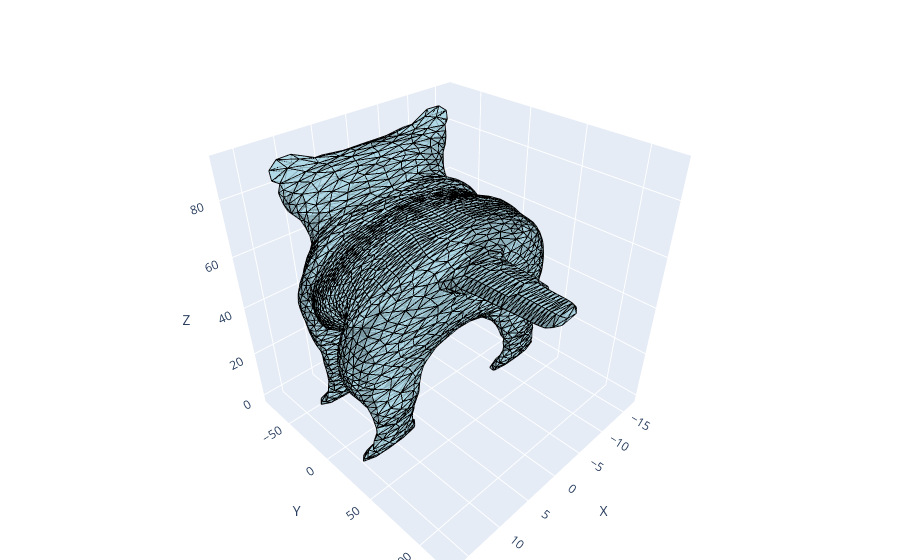

Here is the notebook cell this chart was saved with:
### Code cell
fig = plot_mesh(V,F)
fig.show()

### Figure 1 — Plotly figure (JSON) as saved in the notebook; plotly's stock layout.template omitted (floating-point values rounded to 4 significant figures; data arrays with more than 128 entries replaced by an {"elided": "..."} marker saying what was removed)
{"data": [{"color": "lightblue", "flatshading": true, "i": {"elided": "5000 int values"}, "j": {"elided": "5000 int values"}, "k": {"elided": "5000 int values"}, "name": "Faces", "opacity": 0.8, "x": {"elided": "2503 float values"}, "y": {"elided": "2503 float values"}, "z": {"elided": "2503 float values"}, "type": "mesh3d"}, {"hoverinfo": "skip", "line": {"color": "black", "width": 2}, "mode": "lines", "name": "Arêtes", "x": {"elided": "22509 float values"}, "y": {"elided": "22509 float values"}, "z": {"elided": "22509 float values"}, "type": "scatter3d"}], "layout": {"margin": {"l": 0, "r": 0, "b": 0, "t": 30}, "scene": {"xaxis": {"title": {"text": "X"}}, "yaxis": {"title": {"text": "Y"}}, "zaxis": {"title": {"text": "Z"}}}}}
